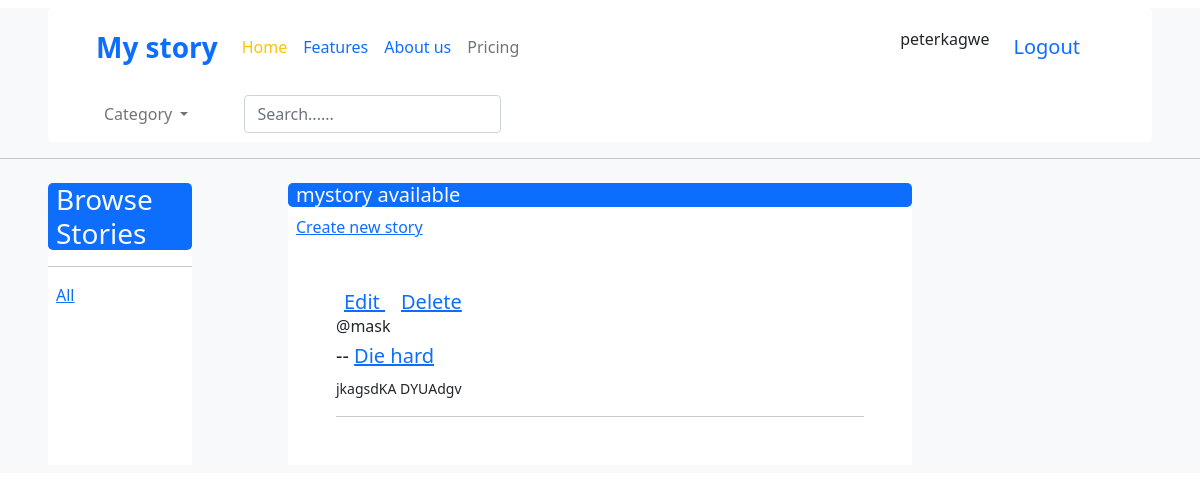
The app's page / (signed in), older data.
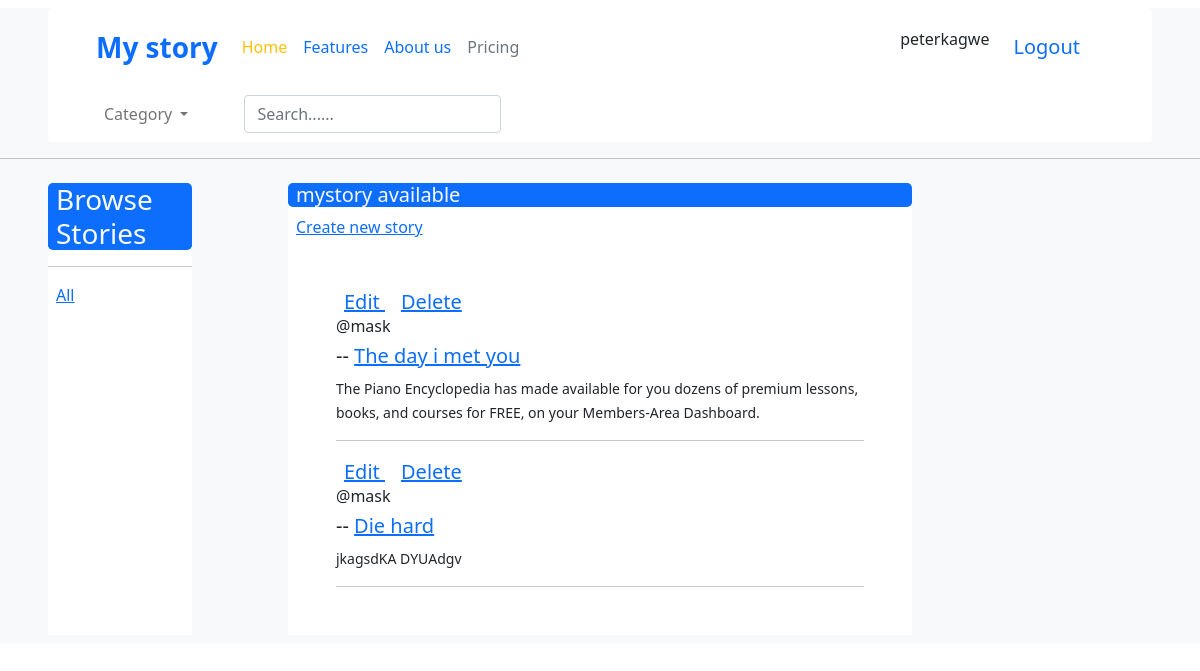
The same page, newer data.
### board/models.py (models this page shows, shortened)
class Mystory(models.Model):
    host = models.ForeignKey(UserReg,  on_delete= models.CASCADE , null= True)
    CH = (
        ('True story','True Story'),
        ('Romance','Romance'),
        ('Short Story','Short Story'),
        ('Childrens story','Childrens story'),
        ('Fantasy','Fantasy'),
        ('Horror','Horror')
    )
    topic = models.CharField(max_length= 200, verbose_name= 'topic', choices=CH)
    title = models.CharField(max_length= 200)
    participants = models.ManyToManyField(settings.AUTH_USER_MODEL, related_name='participants', blank= True)
    description = models.TextField(null=True, blank =True)
    body = models.TextField()
    updated = models.DateTimeField(auto_now =True)
    created = models.DateTimeField(auto_now_add = True)
    class Meta:
        ordering = ['-updated', '-created']

class UserReg(AbstractBaseUser,PermissionsMixin):
    username = models.CharField(max_length=6, verbose_name='enter username')
    first_name = models.CharField(verbose_name='enter your first name', null= False, max_length=100)
    last_name = models.CharField(verbose_name='enter your last name', null= False, max_length=100)
    phone_number = models.CharField(verbose_name='enter valid phone number', null= False, max_length=100)
    email = models.EmailField(verbose_name='enter your email', null=False, unique=True)
    USERNAME_FIELD = 'email'
    REQUIRED_FIELDS = ['username','first_name','last_name','phone_number']
    objects = UserRegManager()
    is_admin = models.BooleanField(default=False)
    is_superuser = models.BooleanField(default=False)
    is_staff = models.BooleanField(default=False)
    def __str__(self):
        return self.first_name + '' + self.last_name

### board/views.py (the view)
# urls.py: path('', views.home, name = "home"),
def home(request):
    q = request.GET.get('q') if request.GET.get('q') != None else ""
    mystorys = Mystory.objects.filter(
        Q(topic__icontains = q) |
        Q(title__icontains = q) |
        Q(description__icontains = q)|
        Q(body__icontains = q)
        )
    topics = Topic.objects.all()
    mystory_count =  mystorys.count()
    context = {'mystorys':  mystorys, 'topics': topics, 'mystory_count':mystory_count}
    return render(request, 'board/home.html', context)

### board/templates/board/home.html (shortened to what this page needs)
{% extends 'main.html' %}
{% block content %}
<div class="home-container">
    <div class="m-2 mx-5 bg-white">
        <h3 class="bg-primary rounded-3 text-light px-2"> Browse Stories</h3>
        <hr>
        <div>
            <a class="p-2"  href="{% url 'home'%}">All</a>
        </div>
    </div>
    <div class="m-2 mx-5 bg-white">
        <h5 class="bg-primary rounded-3 text-light px-2"> {{mystorys_count}} mystory available</h5>
        <a class="p-2" href="{% url 'create-room'    %}"> Create new story </a>
        <div class="m-5">
            {% for mystory in mystorys %}
            <div>
                {% if request.user == mystory.host %}
                <a class="link-primary m-2  fs-5" href="{% url 'update-room' mystory.id %}"> Edit </a>
                <a class="link-primary m-2  fs-5" href="{% url 'delete-room' mystory.id %}"> Delete </a>
                {% endif %}
                <h6><span> @{{mystory.host.username}}</span></h6>
                <h5>{{mystorys.id}} -- <a href="{% url 'mystory' mystory.id %}"> {{mystory.title}} </a></h5>
                <small> {{mystory.description}}</small>
                <hr/>
            </div>
            {% endfor %}
        </div>
    </div>
</div>
{% endblock content %}

Row changes from the older to the newer data that the page shows:
added Mystory: shows "Edit", host.username "mask", title "The day i met you", description "The Piano Encyclopedia has made available for you dozens of premium lessons, books, and courses for FREE, on your Members-Area Dashboard."
